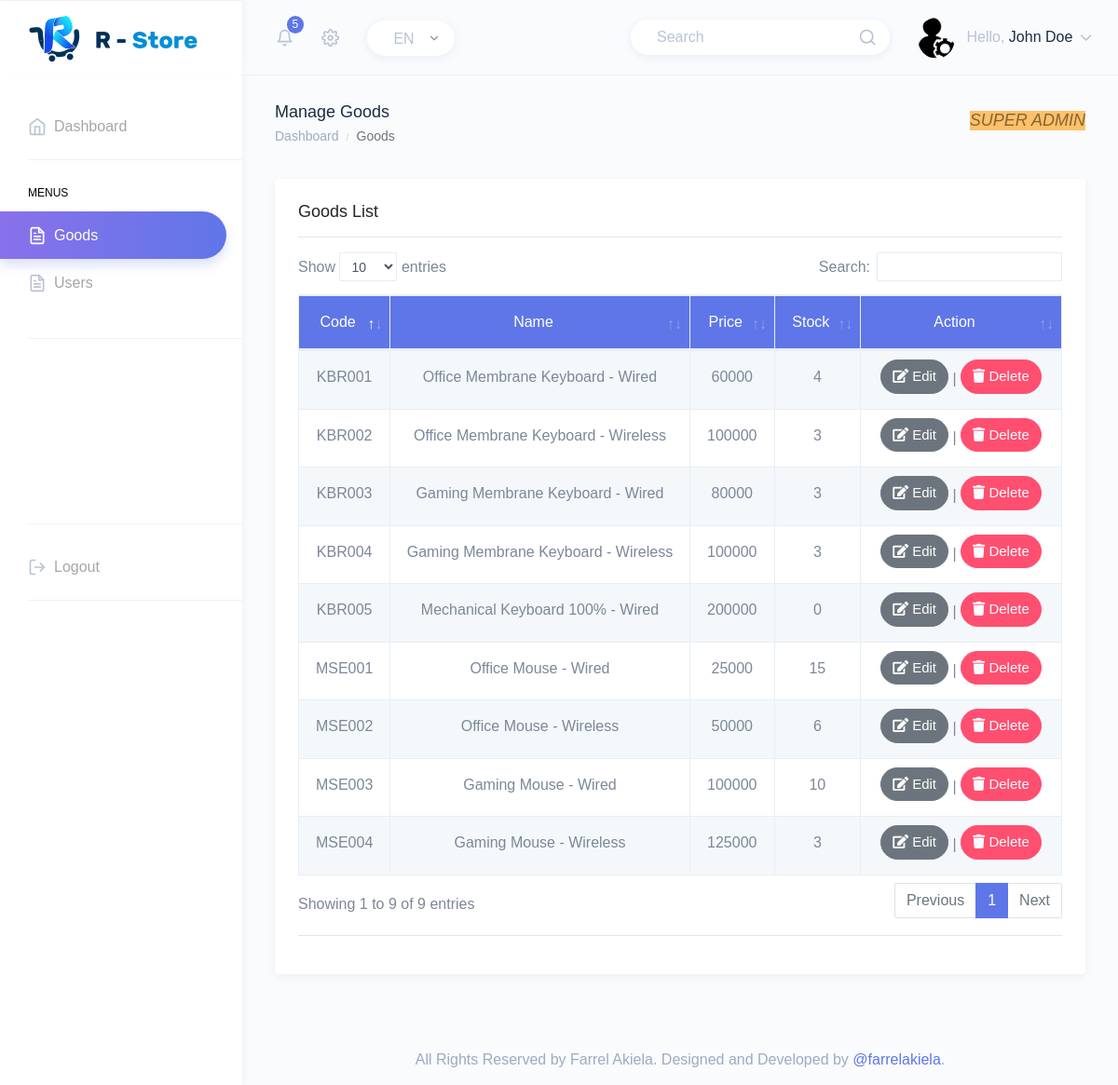
The app's page /super/goods.php (signed in) with its own data.
### tables this page shows
CREATE TABLE `goods` (
  `goods_code` char(6) NOT NULL,
  `goods_name` varchar(40) NOT NULL,
  `goods_price` int(11) NOT NULL,
  `stock` int(11) NOT NULL
);

### functions/goods.php (called while the page is built, shortened)
<?php
function indexGoods()
{
    $data = array();
    $sql = "SELECT * FROM goods";
    $conn = shopConn();
    $hasil = mysqli_query($conn, $sql);
    $i = 0;
    while ($baris = mysqli_fetch_assoc($hasil)) {
        $data[$i]['goods_code'] = $baris['goods_code'];
        $data[$i]['goods_name'] = $baris['goods_name'];
        $data[$i]['goods_price'] = $baris['goods_price'];
        $data[$i]['stock'] = $baris['stock'];
        $i++;
    }
    return $data;
}

### super/goods.php (the view, shortened to what this page needs)
<?php
include '../functions/goods.php';
$name = $_SESSION['name'];
$role = $_SESSION['role'];
?>
<!DOCTYPE html>
<html dir="ltr" lang="en">
<head>
    <link href="../assets/extra-libs/datatables.net-bs4/css/dataTables.bootstrap4.css" rel="stylesheet">
    <link href="../dist/css/style.min.css" rel="stylesheet">
</head>
<body>
    <div id="main-wrapper" data-theme="light" data-layout="vertical" data-navbarbg="skin6" data-sidebartype="full" data-sidebar-position="fixed" data-header-position="fixed" data-boxed-layout="full">
        <header class="topbar" data-navbarbg="skin6">
            <nav class="navbar top-navbar navbar-expand-md">
                <div class="navbar-header" data-logobg="skin6">
                    <div class="navbar-brand">
                        <a href="index.php">
                            <b class="logo-icon">
                                <img src="../assets/images/logo-icon.png" alt="homepage" class="dark-logo" />
                            </b>
                            <span class="logo-text">
                                <img src="../assets/images/logo-text.png" alt="homepage" class="dark-logo" />
                            </span>
                        </a>
                    </div>
                </div>
                <div class="navbar-collapse collapse" id="navbarSupportedContent">
                    <ul class="navbar-nav float-left mr-auto ml-3 pl-1">
                        <li class="nav-item dropdown">
                            <a class="nav-link dropdown-toggle pl-md-3 position-relative" href="javascript:void(0)" id="bell" role="button" data-toggle="dropdown" aria-haspopup="true" aria-expanded="false">
                                <span><i data-feather="bell" class="svg-icon"></i></span>
                                <span class="badge badge-primary notify-no rounded-circle">5</span>
                            </a>
                        </li>
                        <li class="nav-item dropdown">
                            <a class="nav-link dropdown-toggle" href="#" id="navbarDropdown" role="button" data-toggle="dropdown" aria-haspopup="true" aria-expanded="false">
                                <i data-feather="settings" class="svg-icon"></i>
                            </a>
                        </li>
                        <li class="nav-item d-none d-md-block">
                            <a class="nav-link" href="javascript:void(0)">
                                <div class="customize-input">
                                    <select class="custom-select form-control bg-white custom-radius custom-shadow border-0">
                                        <option selected>EN</option>
                                    </select>
                                </div>
                            </a>
                        </li>
                    </ul>
                    <ul class="navbar-nav float-right">
                        <li class="nav-item d-none d-md-block">
                            <a class="nav-link" href="javascript:void(0)">
                                <form>
                                    <div class="customize-input">
                                        <input class="form-control custom-shadow custom-radius border-0 bg-white" type="search" placeholder="Search" aria-label="Search">
                                        <i class="form-control-icon" data-feather="search"></i>
                                    </div>
                                </form>
                            </a>
                        </li>
                        <li class="nav-item dropdown">
                            <a class="nav-link dropdown-toggle" href="javascript:void(0)" data-toggle="dropdown" aria-haspopup="true" aria-expanded="false">
                                <img src="../assets/images/users/super.png" alt="user" class="rounded-circle" width="40">
                                <span class="ml-2 d-none d-lg-inline-block"><span>Hello,</span> <span class="text-dark"><?php echo $name ?></span> <i data-feather="chevron-down" class="svg-icon"></i></span>
                            </a>
                        </li>
                    </ul>
                </div>
            </nav>
        </header>
        <aside class="left-sidebar" data-sidebarbg="skin6">
            <div class="scroll-sidebar" data-sidebarbg="skin6">
                <nav class="sidebar-nav">
                    <ul id="sidebarnav">
                        <li class="sidebar-item"> <a class="sidebar-link sidebar-link" href="index.php" aria-expanded="false"><i data-feather="home" class="feather-icon"></i><span class="hide-menu">Dashboard</span></a>
                        </li>
                        <li class="list-divider"></li>
                        <li class="nav-small-cap"><span class="hide-menu">Menus</span></li>
                        <li class="sidebar-item active"> <a class="sidebar-link sidebar-link" href="goods.php" aria-expanded="false"><i data-feather="file-text" class="feather-icon"></i><span class="hide-menu">Goods</span></a>
                        </li>
                        <li class="sidebar-item"> <a class="sidebar-link sidebar-link" href="users.php" aria-expanded="false"><i data-feather="file-text" class="feather-icon"></i><span class="hide-menu">Users</span></a>
                        </li>
                        <br>
                        <li class="list-divider"></li>
                        <br><br><br><br><br><br><br>
                        <li class="list-divider"></li>
                        <li class="sidebar-item"> <a class="sidebar-link sidebar-link" href="../processes/logout.php" aria-expanded="false" onclick="return confirm('Are you sure want to Logout?')"><i data-feather="log-out" class="feather-icon"></i><span class="hide-menu">Logout</span></a>
                        </li>
                        <li class="list-divider"></li>
                    </ul>
                </nav>
            </div>
        </aside>
        <div class="page-wrapper">
            <div class="page-breadcrumb">
                <div class="row">
                    <div class="col-7 align-self-center">
                        <h4 class="page-title text-truncate text-dark font-weight-medium mb-1">Manage Goods</h4>
                        <div class="d-flex align-items-center">
                            <nav aria-label="breadcrumb">
                                <ol class="breadcrumb m-0 p-0">
                                    <li class="breadcrumb-item"><a href="index.php" class="text-muted">Dashboard</a>
                                    </li>
                                    <li class="breadcrumb-item active" aria-current="page"><strong>Goods</strong>
                                    </li>
                                </ol>
                            </nav>
                        </div>
                    </div>
                    <div class="col-5 align-self-center">
                        <div class="customize-input float-right">
                            <h4 class="alert-warning bg-warning text-uppercase"><strong><em><?php echo $role ?></em></strong></h4>
                        </div>
                    </div>
                </div>
            </div>
            <div class="container-fluid">
                <div class="row">
                    <div class="col-12">
                        <div class="card">
                            <div class="card-body">
                                <h4 class="card-title">Goods List</h4>
                                <hr>
                                <div class="table-responsive">
                                    <table id="zero_config" class="table table-striped table-bordered display no-wrap text-center" style="width:100%">
                                        <thead class="bg-info text-white">
                                            <tr>
                                                <th>Code</th>
                                                <th>Name</th>
                                                <th>Price</th>
                                                <th>Stock</th>
                                                <th>Action</th>
                                            </tr>
                                        </thead>
                                        <tbody>
                                            <?php
                                            $allGoods = indexGoods();
                                            foreach ($allGoods as $goods) {
                                                $goodsCode = $goods['goods_code'];
                                                $goodsName = $goods['goods_name'];
                                                $goodsPrice = $goods['goods_price'];
                                                $stock = $goods['stock'];
                                                echo "
 		                                    <tr>
                                                <td>$goodsCode</td>
                                                <td>$goodsName</td>
                                                <td>$goodsPrice</td>
                                                <td>$stock</td>
                                                <td><a href='goods-edit.php?goods_code=$goods[goods_code]' class='btn btn-rounded btn-secondary text-white' type='submit' style='font-size: 15px; margin-top: -7px;'><i class='fa fa-edit'></i> Edit</a>
                                                 |
                                                <a href='../processes/goods-delete.php?goods_code=$goods[goods_code]' onclick=\"return confirm('Are you sure want to remove this Items?')\" class='btn btn-rounded btn-danger text-white' type='submit' style='font-size: 15px; margin-top: -7px;'><i class='fa fa-trash'></i> Delete</a></td>
                                            </tr>";
                                            } ?>
                                        </tbody>
                                    </table>
                                </div>
                                <hr>
                            </div>
                        </div>
                    </div>
                </div>
            </div>
            <footer class="footer text-center text-muted">
                All Rights Reserved by Farrel Akiela. Designed and Developed by <a href="https://instagram.com/farrelakiela" target="_blank">@farrelakiela</a>.
            </footer>
        </div>
    </div>
</body>
</html>

### records on screen
goods: goods_code "KBR001", goods_name "Office Membrane Keyboard - Wired", goods_price "60000", stock "4"
goods: goods_code "KBR002", goods_name "Office Membrane Keyboard - Wireless", goods_price "100000", stock "3"
goods: goods_code "KBR003", goods_name "Gaming Membrane Keyboard - Wired", goods_price "80000", stock "3"
goods: goods_code "KBR004", goods_name "Gaming Membrane Keyboard - Wireless", goods_price "100000", stock "3"
goods: goods_code "KBR005", goods_name "Mechanical Keyboard 100% - Wired", goods_price "200000", stock "0"
goods: goods_code "MSE001", goods_name "Office Mouse - Wired", goods_price "25000", stock "15"
goods: goods_code "MSE002", goods_name "Office Mouse - Wireless", goods_price "50000", stock "6"
goods: goods_code "MSE003", goods_name "Gaming Mouse - Wired", goods_price "100000", stock "10"
goods: goods_code "MSE004", goods_name "Gaming Mouse - Wireless", goods_price "125000", stock "3"

### other values on screen
$name "John Doe"
$role "SUPER ADMIN"
